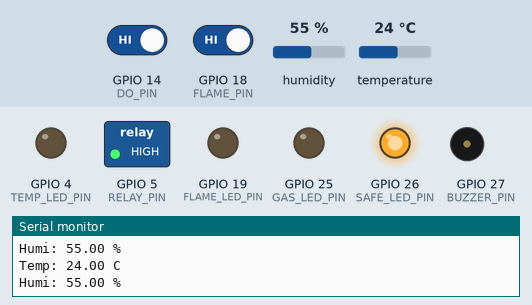
This sketch was run on a simulated ESP32. On the bench: switched loads named in the sketch (green lamp = pin HIGH), output pins drawn as LEDs (lit = HIGH), buzzer (waves = sounding), the last lines printed to the serial monitor. The inputs (shaded band) are chosen by the test bench; at power-on: GPIO 14 (DO_PIN) HIGH, GPIO 18 (FLAME_PIN) HIGH, temperature 24 °C, humidity 55 %. WiFi joins after 1.5 s; servers stay silent unless stated; uploads are accepted with an empty reply.

Above: at 2.7 s.
2.8 s: GPIO 14 (DO_PIN) driven LOW
At 3.4 s:
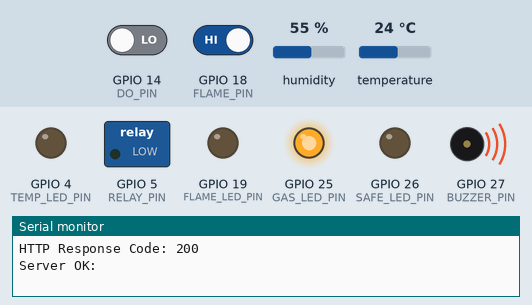
6.3 s: GPIO 18 (FLAME_PIN) driven LOW
At 7.5 s:
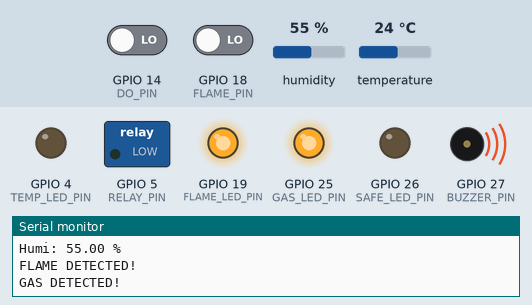
8.2 s: temperature set to 29.6 °C
14.1 s: temperature set to 30.7 °C
At 16.9 s:
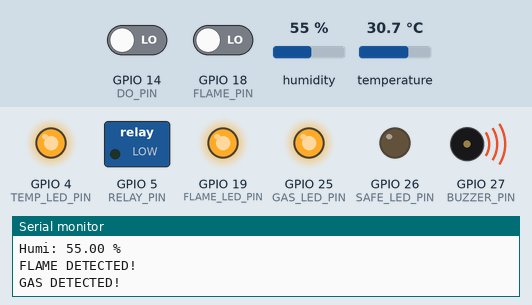
17.8 s: GPIO 14 (DO_PIN) driven HIGH
At 19.0 s:
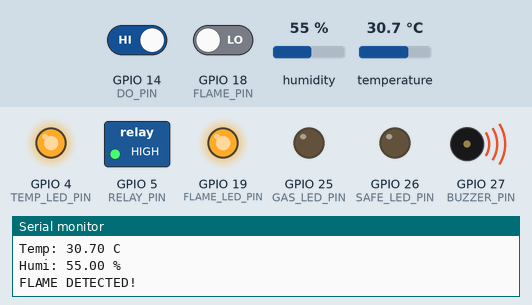
19.3 s: GPIO 18 (FLAME_PIN) driven HIGH
At 22.7 s:
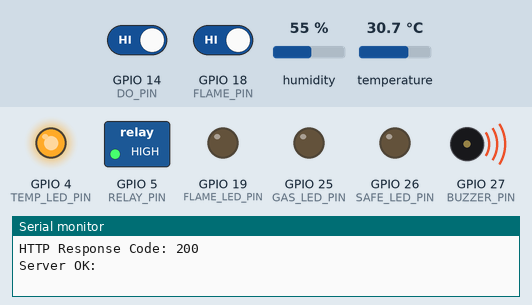
Timing chart, 0 to 23.8 s (numbered marks = the images above; inputs shaded):
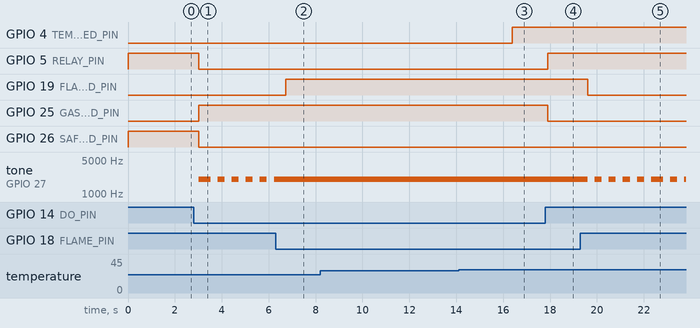

The sketch:

SafeLab_ESP32.ino
```cpp
#include <DHT.h>
#include <WiFi.h>
#include <HTTPClient.h>
#include <WiFiClientSecure.h>
#include <ArduinoJson.h>

// ===== WiFi =====
// Replace with your own network credentials (never commit real ones!)
const char* ssid     = "YOUR_WIFI_SSID";
const char* password = "YOUR_WIFI_PASSWORD";

// ===== Railway API =====
// Replace with the URL of your deployed Laravel app
const char* serverURL = "https://YOUR-APP-NAME.up.railway.app/api/sensor";

// ===== Pins =====
#define FLAME_PIN     18
#define DO_PIN        14
#define DHT22_PIN     21
#define FLAME_LED_PIN 19
#define GAS_LED_PIN   25
#define TEMP_LED_PIN  4
#define SAFE_LED_PIN  26
#define BUZZER_PIN    27
#define RELAY_PIN     5

DHT dht22(DHT22_PIN, DHT22);

bool flameAlarm       = false;
bool gasAlarm         = false;
bool tempAlarm        = false;
bool flameAlarmActive = false;
bool gasAlarmActive   = false;
bool buzzerState      = false;

unsigned long previousMillis  = 0;
unsigned long lastSendMillis  = 0;
const long buzzerOnTime  = 200;
const long buzzerOffTime = 200;
const long sendInterval  = 3000;

void setup() {
  Serial.begin(115200);
  dht22.begin();

  pinMode(FLAME_PIN,     INPUT);
  pinMode(DO_PIN,        INPUT);
  pinMode(FLAME_LED_PIN, OUTPUT);
  pinMode(GAS_LED_PIN,   OUTPUT);
  pinMode(TEMP_LED_PIN,  OUTPUT);
  pinMode(SAFE_LED_PIN,  OUTPUT);
  pinMode(BUZZER_PIN,    OUTPUT);
  pinMode(RELAY_PIN,     OUTPUT);

  digitalWrite(FLAME_LED_PIN, LOW);
  digitalWrite(GAS_LED_PIN,   LOW);
  digitalWrite(TEMP_LED_PIN,  LOW);
  digitalWrite(SAFE_LED_PIN,  HIGH);
  digitalWrite(RELAY_PIN,     HIGH);
  digitalWrite(BUZZER_PIN,    LOW);
  noTone(BUZZER_PIN);

  // Connect to WiFi
  WiFi.setAutoReconnect(true);
  WiFi.begin(ssid, password);
  Serial.print("Connecting to WiFi");
  while (WiFi.status() != WL_CONNECTED) {
    delay(500);
    Serial.print(".");
  }
  Serial.println("\nWiFi Connected!");
  Serial.print("IP Address: ");
  Serial.println(WiFi.localIP());
}

void sendData(float temp, float humi, bool flame, bool gas) {
  if (WiFi.status() != WL_CONNECTED) {
    Serial.println("WiFi not connected!");
    return;
  }

  // ===== HTTPS Client =====
  WiFiClientSecure client;
  client.setInsecure(); // <-- Important: allows HTTPS without certificate validation

  HTTPClient http;
  http.begin(client, serverURL);
  http.addHeader("Content-Type", "application/json");
  http.setTimeout(10000);

  StaticJsonDocument<256> doc;
  doc["temperature"] = temp;
  doc["humidity"]    = humi;
  doc["flame"]       = flame;
  doc["gas"]         = gas;

  String body;
  serializeJson(doc, body);
  Serial.println("Sending JSON: " + body);

  int code = http.POST(body);
  Serial.print("HTTP Response Code: ");
  Serial.println(code);

  if (code == 200) {
    String response = http.getString();
    Serial.println("Server OK: " + response);
  } else if (code > 0) {
    String response = http.getString();
    Serial.println("Server Error (" + String(code) + "): " + response);
  } else {
    Serial.println("HTTP Failed! Error: " + String(http.errorToString(code).c_str()));
  }

  http.end();
}

void handleFlame() {
  int val = digitalRead(FLAME_PIN);
  if (val == LOW) {
    flameAlarm = true;
    if (!flameAlarmActive) {
      flameAlarmActive = true;
      digitalWrite(FLAME_LED_PIN, HIGH);
      tone(BUZZER_PIN, 2000);
    }
    Serial.println("FLAME DETECTED!");
  } else {
    flameAlarm       = false;
    flameAlarmActive = false;
    digitalWrite(FLAME_LED_PIN, LOW);
  }
}

void handleGas() {
  int val = digitalRead(DO_PIN);
  if (val == LOW) {
    gasAlarm = true;
    if (!gasAlarmActive) {
      gasAlarmActive = true;
      digitalWrite(GAS_LED_PIN, HIGH);
      digitalWrite(RELAY_PIN,   LOW);
    }
    Serial.println("GAS DETECTED!");
  } else {
    gasAlarm       = false;
    gasAlarmActive = false;
    digitalWrite(GAS_LED_PIN, LOW);
    digitalWrite(RELAY_PIN,   HIGH);
  }
}

void handleTemp(float tempC) {
  if (tempC > 30.0) {
    tempAlarm = true;
    digitalWrite(TEMP_LED_PIN, HIGH);
  } else {
    tempAlarm = false;
    digitalWrite(TEMP_LED_PIN, LOW);
  }
}

void handleSafeLed() {
  if (flameAlarm || gasAlarm || tempAlarm) {
    digitalWrite(SAFE_LED_PIN, LOW);
  } else {
    digitalWrite(SAFE_LED_PIN, HIGH);
  }
}

void handleBuzzer() {
  if (flameAlarm) {
    tone(BUZZER_PIN, 2000);
    return;
  }
  unsigned long currentMillis = millis();
  bool anyAlarm = gasAlarm || tempAlarm;
  if (anyAlarm) {
    if (!buzzerState && currentMillis - previousMillis >= buzzerOffTime) {
      buzzerState = true;
      previousMillis = currentMillis;
      tone(BUZZER_PIN, 2000);
    } else if (buzzerState && currentMillis - previousMillis >= buzzerOnTime) {
      buzzerState = false;
      previousMillis = currentMillis;
      noTone(BUZZER_PIN);
    }
  } else {
    noTone(BUZZER_PIN);
    digitalWrite(BUZZER_PIN, LOW);
    buzzerState = false;
  }
}

void loop() {
  float tempC = dht22.readTemperature();
  float humi  = dht22.readHumidity();

  if (!isnan(tempC)) {
    Serial.print("Temp: "); Serial.print(tempC); Serial.println(" C");
    Serial.print("Humi: "); Serial.print(humi);  Serial.println(" %");
    handleTemp(tempC);
  } else {
    Serial.println("DHT read failed!");
  }

  handleFlame();
  handleGas();
  handleSafeLed();
  handleBuzzer();

  // Send data every 3 seconds
  unsigned long currentMillis = millis();
  if (currentMillis - lastSendMillis >= sendInterval) {
    lastSendMillis = currentMillis;
    if (!isnan(tempC)) {
      sendData(tempC, humi, flameAlarm, gasAlarm);
    }
  }

  delay(300);
}
```

Measured:
- the behaviour switches between 30 and 30.1 °C on temperature (found by bisection; images 2 and 3)
- after the input at 2.8 s, GPIO 5 (RELAY_PIN), GPIO 26 (SAFE_LED_PIN): HIGH → LOW after 0.21 s; GPIO 25 (GAS_LED_PIN): LOW → HIGH after 0.21 s; tone on GPIO 27 (BUZZER_PIN): silent → 2000 Hz after 0.21 s, then repeats every 0.60 s: silent 0.30 s, 2000 Hz 0.30 s
- after the input at 6.3 s, GPIO 19 (FLAME_LED_PIN): LOW → HIGH after 0.43 s; tone on GPIO 27 (BUZZER_PIN): stops changing and stays 2000 Hz
- after the input at 14.1 s, GPIO 4 (TEMP_LED_PIN): LOW → HIGH after 2.3 s
- after the input at 17.8 s, GPIO 5 (RELAY_PIN): LOW → HIGH after 0.09 s; GPIO 25 (GAS_LED_PIN): HIGH → LOW after 0.09 s
- after the input at 19.3 s, GPIO 19 (FLAME_LED_PIN): HIGH → LOW after 0.31 s; tone on GPIO 27 (BUZZER_PIN): goes 4 × (silent 0.30 s, 2000 Hz 0.30 s), silent 0.30 s, 2000 Hz 0.51 s, silent 0.30 s, 2000 Hz 0.30 s, silent 0.30 s, then 2000 Hz, starting after 0.31 s
